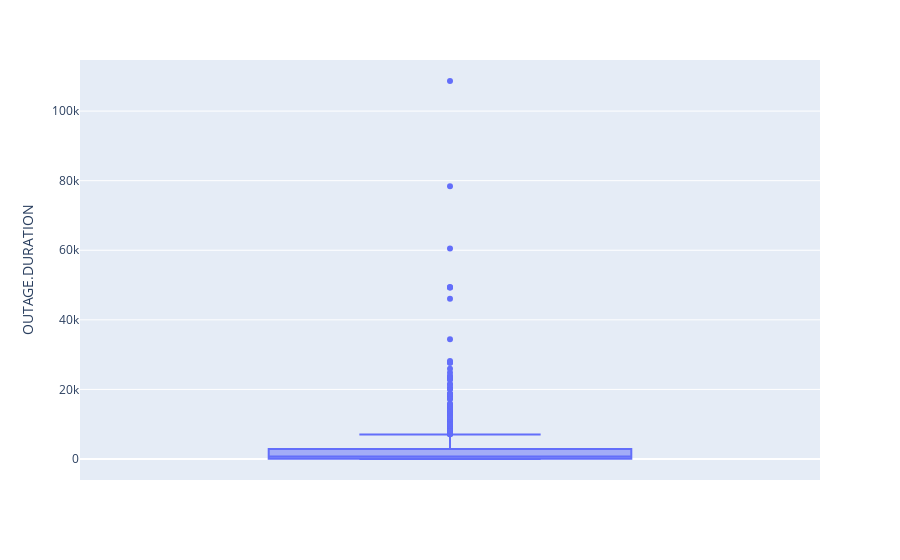

Notebook source saved alongside this figure:
### Markdown cell above
What can we expect in terms of outage duration in general? Will the values be high? Will there be a lot of variation? Let's investigate the distribution of power outage durations by plotting a boxplot of outage durations.

### Code cell
fig1 = px.box(outages, y="OUTAGE.DURATION")
fig1.show()

### Figure 1 — Plotly figure (JSON) as saved in the notebook; plotly's stock layout.template omitted (floating-point values rounded to 4 significant figures; data arrays with more than 128 entries replaced by an {"elided": "..."} marker saying what was removed)
{"data": [{"alignmentgroup": "True", "hovertemplate": "OUTAGE.DURATION=%{y}<extra></extra>", "legendgroup": "", "marker": {"color": "#636efa"}, "name": "", "notched": false, "offsetgroup": "", "orientation": "v", "showlegend": false, "type": "box", "x0": " ", "xaxis": "x", "y": {"elided": "1534 int values"}, "y0": " ", "yaxis": "y"}], "layout": {"boxmode": "group", "legend": {"tracegroupgap": 0}, "margin": {"t": 60}, "xaxis": {"anchor": "y", "domain": [0, 1]}, "yaxis": {"anchor": "x", "domain": [0, 1], "title": {"text": "OUTAGE.DURATION"}}}}
